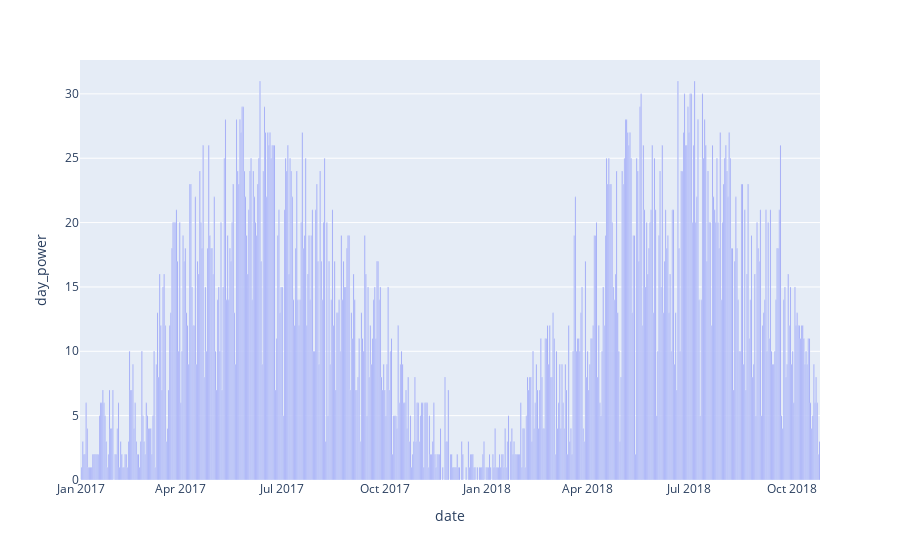

Source (notebook cell):
### Code cell
import plotly.express as px

fig = px.bar(solar_data, x='date', y = 'day_power')
fig.show()

### Figure 1 — Plotly figure (JSON) as saved in the notebook; plotly's stock layout.template omitted (floating-point values rounded to 4 significant figures; data arrays with more than 128 entries replaced by an {"elided": "..."} marker saying what was removed)
{"data": [{"alignmentgroup": "True", "hovertemplate": "date=%{x}<br>day_power=%{y}<extra></extra>", "legendgroup": "", "marker": {"color": "#636efa", "pattern": {"shape": ""}}, "name": "", "offsetgroup": "", "orientation": "v", "showlegend": false, "textposition": "auto", "type": "bar", "x": {"elided": "664 str values"}, "xaxis": "x", "y": {"elided": "664 int values"}, "yaxis": "y"}], "layout": {"barmode": "relative", "legend": {"tracegroupgap": 0}, "margin": {"t": 60}, "xaxis": {"anchor": "y", "domain": [0, 1], "title": {"text": "date"}}, "yaxis": {"anchor": "x", "domain": [0, 1], "title": {"text": "day_power"}}}}
